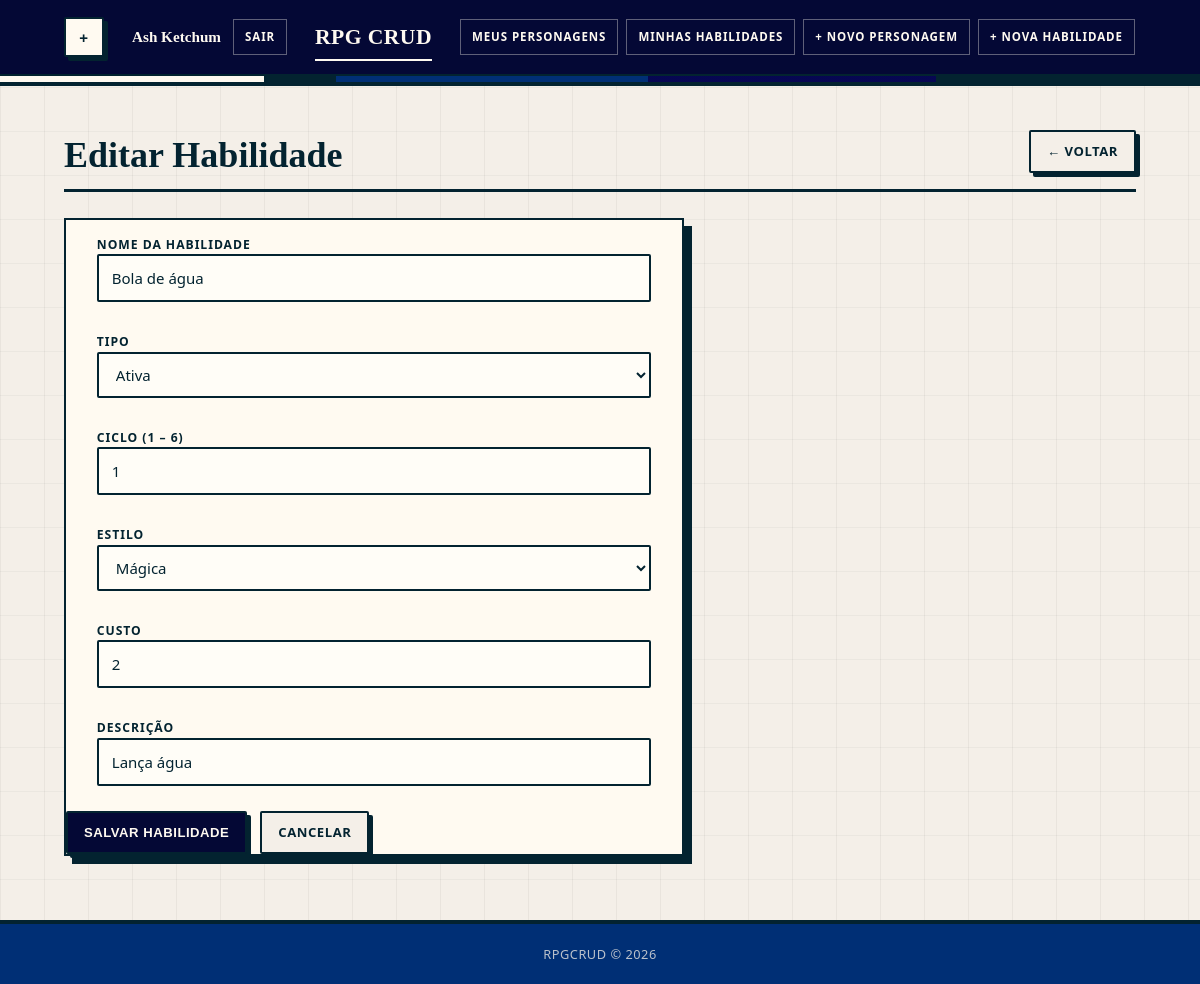
/pages/habilidade_edit.php?id=13 (signed in), run on the app's committed database.
### tables this page shows
CREATE TABLE `habilidade` (
  `id_usuario` int(11) DEFAULT NULL,
  `id` int(11) NOT NULL,
  `nome` varchar(100) DEFAULT NULL,
  `tipo` varchar(100) DEFAULT NULL,
  `ciclo` int(11) DEFAULT NULL,
  `estilo` varchar(40) DEFAULT NULL,
  `custo` int(11) DEFAULT NULL,
  `descricao` text DEFAULT NULL,
  `deletado` tinyint(1) NOT NULL DEFAULT 0
);

### config/database.php (called while the page is built, shortened)
<?php
function getConexao(): PDO {
    $dsn = "mysql:host=" . DB_HOST . ";dbname=" . DB_NAME . ";charset=" . DB_CHARSET;
    $opcoes = [
        PDO::ATTR_ERRMODE            => PDO::ERRMODE_EXCEPTION,
        PDO::ATTR_DEFAULT_FETCH_MODE => PDO::FETCH_ASSOC,
        PDO::ATTR_EMULATE_PREPARES   => false,
    ];
    return new PDO($dsn, DB_USER, DB_PASS, $opcoes);
}

### repository/HabilidadeRepository.php (called while the page is built, shortened)
<?php
require_once __DIR__ . '/../config/database.php';
require_once __DIR__ . '/../entity/Habilidade.php';
class HabilidadeRepository {
    private PDO $pdo;
    public function __construct() {
        $this->pdo = getConexao();
    }
    public function buscarPorId(int $id): ?Habilidade {
        $stmt = $this->pdo->prepare('SELECT * FROM habilidade WHERE id = :id LIMIT 1');
        $stmt->execute([':id' => $id]);
        $dados = $stmt->fetch();
        if ($dados) {
            return new Habilidade($dados);
        }
        return null;
    }
}

### entity/Habilidade.php (called while the page is built, shortened)
<?php
class Habilidade {
    private int    $id;
    private string $nome;
    private string $tipo;
    private int    $ciclo;
    private string $estilo;
    private int    $custo;
    private string $descricao;
    public function __construct(array $dados) {
        $this->id                = (int) ($dados['id']          ?? 0);
        $this->nome              =        $dados['nome']        ?? '';
        $this->tipo              =        $dados['tipo']        ?? '';
        $this->ciclo             = (int) ($dados['ciclo']       ?? 0);
        $this->estilo            =        $dados['estilo']      ?? '';
        $this->custo             = (int) ($dados['custo']       ?? 0);
        $this->descricao         =        $dados['descricao']   ?? '';
    }
    public function getId():              int    { return $this->id; }
    public function getNome():            string { return $this->nome; }
    public function getTipo():            string { return $this->tipo; }
    public function getCiclo():           int    { return $this->ciclo; }
    public function getEstilo():          string { return $this->estilo; }
    public function getCusto():           int    { return $this->custo; }
    public function getDescricao():       string { return $this->descricao; }
}

### pages/habilidade_edit.php (the view, shortened to what this page needs)
<?php
require_once __DIR__ . '/../repository/HabilidadeRepository.php';
$repo = new HabilidadeRepository();
$id = 0;
if (isset($_GET['id'])) {
  $id = (int) $_GET['id'];
}
$habilidade = null;
if ($id > 0) {
  $habilidade = $repo->buscarPorId($id);
}
$nome = '';
$tipo = '';
$ciclo = 1;
$estilo = '';
$custo = 2;
$descricao = '';
$tipos = ['Passiva', 'Ativa'];
$estilos = ['Física', 'Mágica', 'Híbrida'];
if ($habilidade !== null) {
  $nome = $habilidade->getNome();
  $tipo = $habilidade->getTipo();
  $ciclo = $habilidade->getCiclo();
  $estilo = $habilidade->getEstilo();
  $custo = $habilidade->getCusto();
  $descricao = $habilidade->getDescricao();
}
require_once __DIR__ . '/../includes/header.php';
?>
<div class="page-header">
  <h2>Editar Habilidade</h2>
  <a href="index2.php" class="btn btn-ghost">← Voltar</a>
</div>
<div class="form-card">
  <form method="POST" action="habilidade_edit.php?id=<?= $habilidade->getId() ?>" enctype="multipart/form-data">
    <div class="form-group">
      <label for="nome">Nome da Habilidade</label>
      <input
        type="text"
        id="nome"
        name="nome"
        placeholder="Ex: Bola de Fogo"
        value="<?= htmlspecialchars($nome) ?>"
        required
      />
    </div>
    <div class="form-group">
      <label for="tipo">Tipo</label>
      <select id="tipo" name="tipo" required>
        <?php foreach ($tipos as $t): ?>
          <?php
            $selecionado = '';
            if ($tipo === $t) {
                $selecionado = 'selected';
            }
          ?>
          <option value="<?= $t ?>" <?= $selecionado ?>>
            <?= $t ?>
          </option>
        <?php endforeach; ?>
      </select>
    </div>
    <div class="form-group">
      <label for="ciclo">Ciclo (1 – 6)</label>
      <input
        type="number"
        id="ciclo"
        name="ciclo"
        min="1"
        max="6"
        value="<?= $ciclo ?>"
        required
      />
    </div>
    <div class="form-group">
      <label for="estilo">Estilo</label>
      <select id="estilo" name="estilo" required>
        <?php foreach ($estilos as $e): ?>
          <?php
            $selecionado = '';
            if ($estilo === $e) {
                $selecionado = 'selected';
            }
          ?>
          <option value="<?= $e ?>" <?= $selecionado ?>>
            <?= $e ?>
          </option>
        <?php endforeach; ?>
      </select>
    </div>
    <div class="form-group">
      <label for="custo">Custo</label>
      <input
        type="number"
        id="custo"
        name="custo"
        min="2"
        max="18"
        step="2"
        value="<?= $custo ?>"
        required
      />
    </div>
    <div class="form-group">
      <label for="descricao">Descrição</label>
      <input
        type="text"
        id="descricao"
        name="descricao"
        value="<?= htmlspecialchars($descricao) ?>"
        required
      />
    </div>
    <div class="form-actions">
      <button type="submit" class="btn btn-primary">Salvar Habilidade</button>
      <a href="index2.php" class="btn btn-ghost">Cancelar</a>
    </div>
  </form>
</div>
<?php require_once __DIR__ . '/../includes/footer.php'; ?>

### assets/style.css (style rules this page uses)
*, *::before, *::after { box-sizing: border-box; margin: 0; padding: 0; }
:root { --paper: #f4efe8; --paper-soft: #fffaf1; --ink: #032330; --ink-soft: #4b433b; --line: #1f1b16; --muted: #776f63; --orange: #c4572b; --orange-dark: #8f3425; --green: #69785a; --green-dark: #3f4c36; --yellow: #0806649f; --yellow-soft: #f7dfa0; --red: #040835; --red-dark: #002f75; --red-soft: #f0d4c9; --cream: #ede0cf; --radius: 2px; --shadow: 8px 8px 0 var(--ink); --shadow-sm: 4px 4px 0 var(--ink); }
html { min-height: 100%; }
body { position: relative; isolation: isolate; min-height: 100vh; display: flex; flex-direction: column; color: var(--ink); background: linear-gradient(90deg, rgba(24,23,20,.05) 1px, transparent 1px), linear-gradient(0deg, rgba(24,23,20,.04) 1px, transparent 1px), var(--paper); background-size: 44px 44px, 44px 44px, auto; font-family: "Trebuchet MS", "Segoe UI", system-ui, sans-serif; font-size: 15px; line-height: 1.6; }
a { color: var(--ink); text-decoration-color: var(--red); text-decoration-thickness: 2px; text-underline-offset: 3px; }
.page-header { display: flex; align-items: flex-end; justify-content: space-between; gap: 18px; margin-bottom: 26px; padding-bottom: 16px; border-bottom: 3px solid var(--ink); }
.page-header h2 { position: relative; font-family: Georgia, "Times New Roman", serif; font-size: clamp(1.9rem, 3vw, 2.6rem); line-height: 1; font-weight: 700; letter-spacing: 0; }
.btn { display: inline-flex; align-items: center; justify-content: center; gap: 8px; min-height: 40px; padding: 9px 16px; border: 2px solid var(--ink); border-radius: var(--radius); color: var(--ink); background: var(--paper-soft); box-shadow: var(--shadow-sm); font-size: .82rem; font-weight: 900; letter-spacing: .04em; text-transform: uppercase; cursor: pointer; text-decoration: none; transition: transform .12s ease, box-shadow .12s ease, background .12s ease; }
.btn-primary { background: var(--red); color: var(--paper-soft); }
.btn-ghost { background: var(--paper); }
.form-card, .confirm-card, .login-card, .form-pericias { position: relative; background: var(--paper-soft); border: 2px solid var(--ink); box-shadow: var(--shadow); }
.form-group, .div-pericia { margin-bottom: 20px; margin-left: 5%; margin-right: 5%; padding-top: 5px; padding-bottom: 5px; }
.form-group label { display: block; margin-bottom: 0px; color: var(--ink); font-size: .76rem; font-weight: 900; letter-spacing: .08em; text-transform: uppercase; }
.form-group input[type="text"], .form-group input[type="name"], .form-group input[type="email"], .form-group input[type="password"], .form-group input[type="number"], .form-group select { width: 100%; min-height: 44px; padding: 10px 13px; border: 2px solid var(--ink); border-radius: var(--radius); outline: none; color: var(--ink); background: #fffdf7; font: inherit; transition: box-shadow .15s ease, background .15s ease, transform .15s ease; }
.form-group select { cursor: pointer; }
.form-card, .form-pericias { max-width: 620px; padding-top: 10px; }
.form-actions { display: flex; gap: 13px; flex-wrap: wrap; margin-top: 10px; }

### data on the page
habilidade: nome "Bola de água", ciclo "1", custo "2", descricao "Lança água"

### other printed values
$nomeUser "Ash Ketchum"
form field tipo "Ativa"
form field estilo "Mágica"
